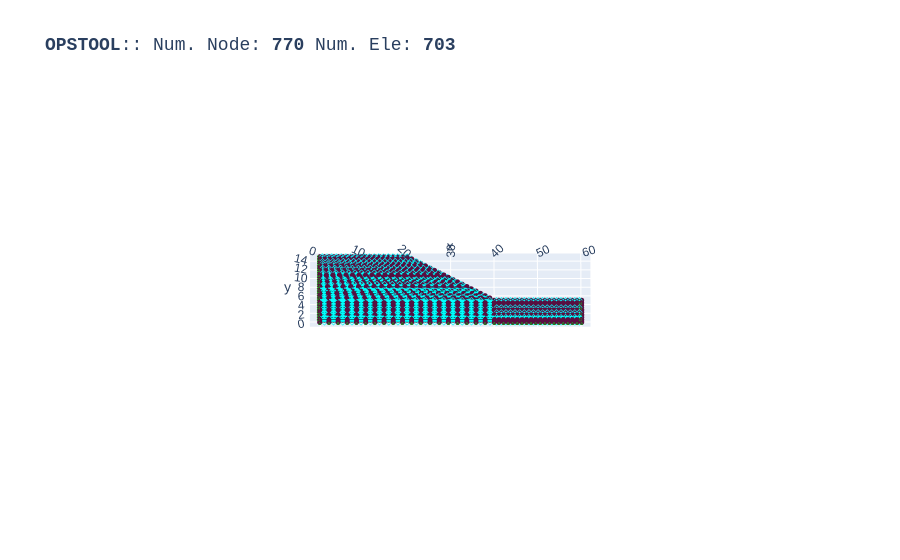

Notebook code for this chart:
### Code cell
import openseespy.opensees as ops
import opstool as opst
import opstool.vis.plotly as opsvis
fig = opsvis.plot_model(show_nodal_loads=True, show_ele_loads=True)
fig.show()

### Figure 1 — Plotly figure (JSON) as saved in the notebook; plotly's stock layout.template omitted (floating-point values rounded to 4 significant figures; data arrays with more than 128 entries replaced by an {"elided": "..."} marker saying what was removed)
{"data": [{"color": "#00FFFF", "hoverinfo": "skip", "i": {"elided": "1406 int values"}, "j": {"elided": "1406 int values"}, "k": {"elided": "1406 int values"}, "name": "SSPquad", "opacity": 1, "type": "mesh3d", "x": {"elided": "2812 float values"}, "y": {"elided": "2812 float values"}, "z": {"elided": "2812 float values"}}, {"connectgaps": false, "hoverinfo": "skip", "line": {"color": "black", "width": 1}, "mode": "lines", "name": "Edge", "type": "scatter3d", "x": {"elided": "4218 float values"}, "y": {"elided": "4218 float values"}, "z": {"elided": "4218 float values"}}, {"customdata": {"elided": "703 str values"}, "hovertemplate": "%{customdata}", "marker": {"color": "#00FFFF", "size": 3, "symbol": "diamond-open"}, "mode": "markers", "name": "SSPquad", "type": "scatter3d", "x": {"elided": "703 float values"}, "y": {"elided": "703 float values"}, "z": {"elided": "703 float values"}}, {"customdata": {"elided": "770 str values"}, "hovertemplate": "x: %{x}<br>y: %{y}<br>z: %{z} <br>nodeTag: %{customdata}", "marker": {"color": "#580f41", "size": 3, "symbol": "circle"}, "mode": "markers", "name": "Nodes", "type": "scatter3d", "x": {"elided": "770 float values"}, "y": {"elided": "770 float values"}, "z": {"elided": "770 float values"}}, {"connectgaps": false, "hoverinfo": "skip", "line": {"color": "#15b01a", "width": 1}, "mode": "lines", "name": "BC", "type": "scatter3d", "x": {"elided": "1009 float values"}, "y": {"elided": "1009 float values"}, "z": {"elided": "1009 float values"}}], "layout": {"autosize": true, "font": {"family": "Arial, sans-serif"}, "scene": {"aspectmode": "data", "camera": {"eye": {"x": 0, "y": -0.1, "z": 10}}, "dragmode": "pan", "xaxis": {"showbackground": false}, "yaxis": {"showbackground": false}, "zaxis": {"showbackground": true, "showgrid": true, "showticklabels": false, "ticks": "", "title": {"text": ""}, "visible": true}}, "showlegend": false, "title": {"font": {"family": "courier", "size": 18}, "text": "<b>OPSTOOL</b>:: Num. Node: <b>770</b> Num. Ele: <b>703</b>"}}}
